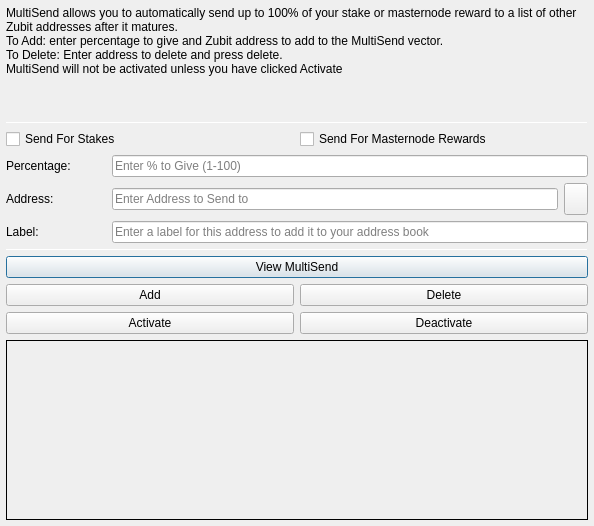
<?xml version="1.0" encoding="UTF-8"?>
<ui version="4.0">
 <class>MultiSendDialog</class>
 <widget class="QDialog" name="MultiSendDialog">
  <property name="windowModality">
   <enum>Qt::NonModal</enum>
  </property>
  <property name="geometry">
   <rect>
    <x>0</x>
    <y>0</y>
    <width>594</width>
    <height>526</height>
   </rect>
  </property>
  <property name="windowTitle">
   <string>MultiSend</string>
  </property>
  <layout class="QVBoxLayout" name="verticalLayout" stretch="0">
   <property name="leftMargin">
    <number>6</number>
   </property>
   <property name="topMargin">
    <number>6</number>
   </property>
   <property name="rightMargin">
    <number>6</number>
   </property>
   <property name="bottomMargin">
    <number>6</number>
   </property>
   <item>
    <layout class="QVBoxLayout" name="verticalLayout_Main" stretch="1,1,1,0,1,1,1">
     <item>
      <widget class="QLabel" name="label_2">
       <property name="lineWidth">
        <number>1</number>
       </property>
       <property name="text">
        <string>MultiSend allows you to automatically send up to 100% of your stake or masternode reward to a list of other Zubit addresses after it matures.
To Add: enter percentage to give and Zubit address to add to the MultiSend vector.
To Delete: Enter address to delete and press delete.
MultiSend will not be activated unless you have clicked Activate</string>
       </property>
       <property name="alignment">
        <set>Qt::AlignLeading|Qt::AlignLeft|Qt::AlignTop</set>
       </property>
       <property name="wordWrap">
        <bool>true</bool>
       </property>
      </widget>
     </item>
     <item>
      <widget class="Line" name="line">
       <property name="minimumSize">
        <size>
         <width>0</width>
         <height>1</height>
        </size>
       </property>
       <property name="maximumSize">
        <size>
         <width>16777215</width>
         <height>1</height>
        </size>
       </property>
       <property name="orientation">
        <enum>Qt::Horizontal</enum>
       </property>
      </widget>
     </item>
     <item>
      <layout class="QVBoxLayout" name="verticalLayout_Settings">
       <item>
        <layout class="QHBoxLayout" name="horizontalLayout">
         <item>
          <widget class="QCheckBox" name="multiSendStakeCheckBox">
           <property name="text">
            <string>Send For Stakes</string>
           </property>
          </widget>
         </item>
         <item>
          <widget class="QCheckBox" name="multiSendMasternodeCheckBox">
           <property name="text">
            <string>Send For Masternode Rewards</string>
           </property>
          </widget>
         </item>
        </layout>
       </item>
       <item>
        <layout class="QHBoxLayout" name="horizontalLayout_6">
         <item>
          <widget class="QLabel" name="label">
           <property name="minimumSize">
            <size>
             <width>100</width>
             <height>0</height>
            </size>
           </property>
           <property name="toolTip">
            <string>Percentage of stake to send</string>
           </property>
           <property name="text">
            <string>Percentage:</string>
           </property>
          </widget>
         </item>
         <item>
          <widget class="QLineEdit" name="multiSendPercentEdit">
           <property name="toolTip">
            <string>Enter whole numbers 1 - 100</string>
           </property>
           <property name="placeholderText">
            <string>Enter % to Give (1-100)</string>
           </property>
          </widget>
         </item>
        </layout>
       </item>
       <item>
        <layout class="QHBoxLayout" name="horizontalLayout_7">
         <item>
          <widget class="QLabel" name="label_5">
           <property name="minimumSize">
            <size>
             <width>100</width>
             <height>0</height>
            </size>
           </property>
           <property name="toolTip">
            <string>Address to send portion of stake to</string>
           </property>
           <property name="text">
            <string>Address:</string>
           </property>
          </widget>
         </item>
         <item>
          <widget class="QLineEdit" name="multiSendAddressEdit">
           <property name="toolTip">
            <string/>
           </property>
           <property name="placeholderText">
            <string>Enter Address to Send to</string>
           </property>
          </widget>
         </item>
         <item>
          <widget class="QToolButton" name="addressBookButton">
           <property name="maximumSize">
            <size>
             <width>16777215</width>
             <height>32</height>
            </size>
           </property>
           <property name="toolTip">
            <string>Choose an address from the address book</string>
           </property>
           <property name="text">
            <string/>
           </property>
           <property name="icon">
            <iconset resource="../zubit.qrc">
             <normaloff>:/icons/address-book</normaloff>:/icons/address-book</iconset>
           </property>
           <property name="shortcut">
            <string>Alt+A</string>
           </property>
          </widget>
         </item>
        </layout>
       </item>
      </layout>
     </item>
     <item>
      <layout class="QHBoxLayout" name="horizontalLayout_3">
       <item>
        <widget class="QLabel" name="label_3">
         <property name="minimumSize">
          <size>
           <width>100</width>
           <height>0</height>
          </size>
         </property>
         <property name="text">
          <string>Label:</string>
         </property>
        </widget>
       </item>
       <item>
        <widget class="QLineEdit" name="labelAddressLabelEdit">
         <property name="placeholderText">
          <string>Enter a label for this address to add it to your address book</string>
         </property>
        </widget>
       </item>
      </layout>
     </item>
     <item>
      <widget class="Line" name="line_2">
       <property name="minimumSize">
        <size>
         <width>0</width>
         <height>1</height>
        </size>
       </property>
       <property name="maximumSize">
        <size>
         <width>16777215</width>
         <height>1</height>
        </size>
       </property>
       <property name="orientation">
        <enum>Qt::Horizontal</enum>
       </property>
      </widget>
     </item>
     <item>
      <layout class="QVBoxLayout" name="verticalLayout_Buttons">
       <item>
        <layout class="QHBoxLayout" name="horizontalLayout_4">
         <item>
          <widget class="QPushButton" name="viewButton">
           <property name="toolTip">
            <string/>
           </property>
           <property name="statusTip">
            <string>View MultiSend Vector</string>
           </property>
           <property name="text">
            <string>View MultiSend</string>
           </property>
          </widget>
         </item>
        </layout>
       </item>
       <item>
        <layout class="QHBoxLayout" name="horizontalLayout_2">
         <item>
          <widget class="QPushButton" name="addButton">
           <property name="toolTip">
            <string/>
           </property>
           <property name="statusTip">
            <string>Add to MultiSend Vector</string>
           </property>
           <property name="text">
            <string>Add</string>
           </property>
          </widget>
         </item>
         <item>
          <widget class="QPushButton" name="deleteButton">
           <property name="toolTip">
            <string/>
           </property>
           <property name="statusTip">
            <string>Delete Address From MultiSend Vector</string>
           </property>
           <property name="text">
            <string>Delete</string>
           </property>
          </widget>
         </item>
        </layout>
       </item>
       <item>
        <layout class="QHBoxLayout" name="horizontalLayout_5">
         <item>
          <widget class="QPushButton" name="activateButton">
           <property name="statusTip">
            <string>Activate MultiSend</string>
           </property>
           <property name="text">
            <string>Activate</string>
           </property>
          </widget>
         </item>
         <item>
          <widget class="QPushButton" name="disableButton">
           <property name="statusTip">
            <string>Deactivate MultiSend</string>
           </property>
           <property name="text">
            <string>Deactivate</string>
           </property>
          </widget>
         </item>
        </layout>
       </item>
      </layout>
     </item>
     <item>
      <widget class="QLabel" name="message">
       <property name="minimumSize">
        <size>
         <width>0</width>
         <height>180</height>
        </size>
       </property>
       <property name="frameShape">
        <enum>QFrame::Panel</enum>
       </property>
       <property name="frameShadow">
        <enum>QFrame::Plain</enum>
       </property>
       <property name="lineWidth">
        <number>1</number>
       </property>
       <property name="midLineWidth">
        <number>1</number>
       </property>
       <property name="text">
        <string/>
       </property>
       <property name="alignment">
        <set>Qt::AlignLeading|Qt::AlignLeft|Qt::AlignTop</set>
       </property>
       <property name="wordWrap">
        <bool>true</bool>
       </property>
      </widget>
     </item>
    </layout>
   </item>
  </layout>
 </widget>
 <resources>
  <include location="../zubit.qrc"/>
 </resources>
 <connections/>
</ui>
